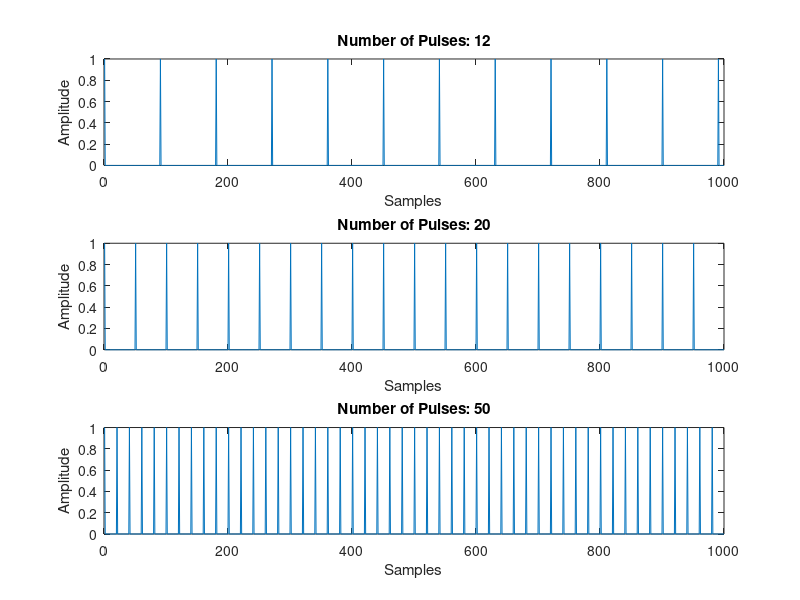

MATLAB code to generate this figure: (Note: this script raises an error after producing the figure.)
%% Introduction
%
% This demo introduces usage of 'TypicalSparsityMeasures' on a data
% sequence for evaluating the sparsity
% -------------------------------------------------------------------------
% This case shows the evaluation of data sequence sparsity using a set of
% numerical simulation signals.
%
% -------------------------------------------------------------------------
% Author: Bingyan Chen, Fengshou Gu
% Date of revision: 29/03/2023
% -------------------------------------------------------------------------


clc;clear
close all


%% 1. generate a set signals with different sparsity

N = 1000;
X = zeros(N,100);
nn = zeros(1,100);
for i=1:100
    x=zeros(N,1);
    X(1:1*i:N,i)=1;
    nn(i)=length(find(X(:,i)==1)); % number of pulses
end

% Display three signals with different sparsity

figure(1);
subplot(3,1,1);plot(1:N,X(:,90));
xlabel('Samples');ylabel('Amplitude');
title(['Number of Pulses: ',num2str(nn(90))]);
subplot(3,1,2);plot(1:N,X(:,50));
xlabel('Samples');ylabel('Amplitude')
title(['Number of Pulses: ',num2str(nn(50))]);
subplot(3,1,3);plot(1:N,X(:,20));
xlabel('Samples');ylabel('Amplitude')
title(['Number of Pulses: ',num2str(nn(20))]);


%% 2. traditional sparsity measures (the value range is greater than 1)
% such as Kurtosis, Negentropy, L2/L1 norm

Index=[];%nn=[];opt=[];
IndStr={'Kurt','NE','L2/L1'};
figure(2),clf,
for j=1:length(IndStr)
    opt.crit=IndStr{j}; opt.a=0; opt.p=0;
    for i=1:100
        x = X(:,i);
        Index(i,j) = TypicalSparsityMeasures( x, opt );
    end
end

plot(nn,Index,'linewidth',1.5);grid on
legend(IndStr)
xlabel('Number of Pulses')
ylabel('Sparsity Measures')


%% 3. sparsity measures (the value range from 0 to 1)

Index=[];%nn=[];opt=[];
IndStr={'DN','HI','MSI','GI','GI2','GI3'}; %,'GI2','GI3','GGI','PFGI2','PFGI3'}
figure(3),clf,
for j=1:length(IndStr)
    opt.crit=IndStr{j}; opt.a=0; opt.p=0;
    for i=1:100
        x = X(:,i);
        Index(i,j) = TypicalSparsityMeasures( x, opt );
    end
end

plot(nn,Index,'linewidth',1.5);grid on
legend(IndStr)
xlabel('Number of Pulses')
ylabel('Sparsity Measures')


%% 4. novel sparsity measures with adjustable parameter (the value range from 0 to 1)

Index=[];%nn=[];opt=[];
IndStr={'GGI','FGGI','PFGI1','PFGI2','PFGI3'};
paraA=[0.5,0.8,0,0,0];
paraP=[0,2,0.5,1.5,2];
figure(4),clf,
for j=1:length(IndStr)
    opt.crit=IndStr{j}; opt.a=paraA(j); opt.p=paraP(j);
    for i=1:100
        x = X(:,i);
        Index(i,j) = TypicalSparsityMeasures( x, opt );
    end
end

plot(nn,Index,'linewidth',1.5);grid on
legend(IndStr)
xlabel('Number of Pulses')
ylabel('Sparsity Measures')
